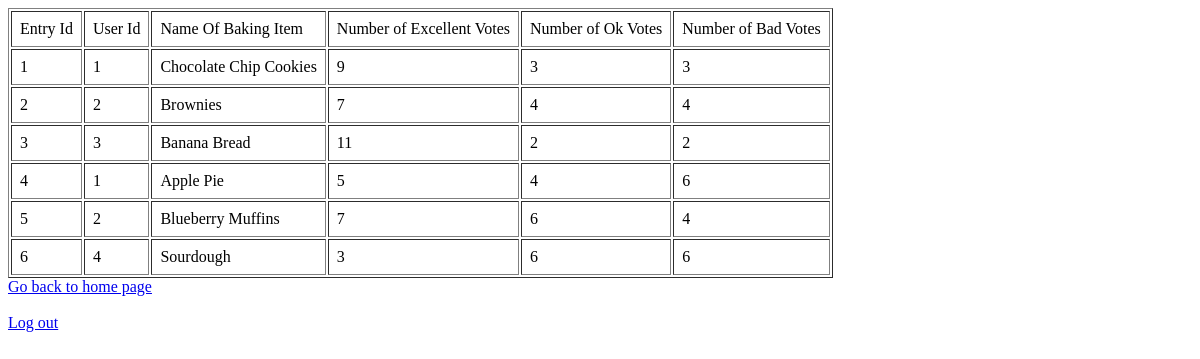
Page /contestResults (signed in) on the earlier database version.
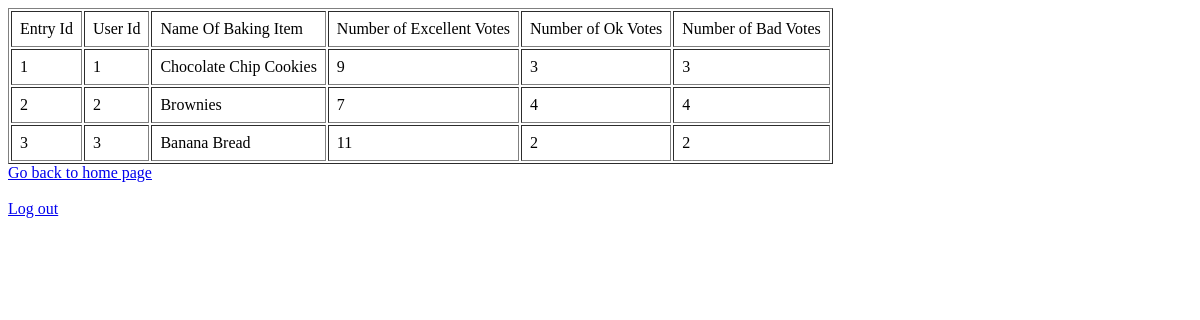
Same page on the later database version.
### tables this page shows
CREATE TABLE Contest (
                    Eid INTEGER PRIMARY KEY AUTOINCREMENT,
                    Uid INTEGER NOT NULL,
                    BakingItemName TEXT NOT NULL,
                    NumOfExcellentVotes INTEGER NOT NULL,
                    NumOfOkVotes INTEGER NOT NULL,
                    NumOfBadVotes INTEGER NOT NULL,
                    FOREIGN KEY (Uid) REFERENCES Users(Uid)
                        ON DELETE CASCADE ON UPDATE CASCADE
                    );

### flaskPages.py (the view)
@app.route('/contestResults')
def ContestResults():
    if not session.get('logged_in'):
        return render_template('login.html')
    elif not session.get('admin'):
        return render_template('pageNotFound.html', name=session['name'])
    else:
        conn = sqlite3.connect('usersAndContest.db')
        cur = conn.cursor()
        cur.execute('SELECT * FROM Contest')
        contestResults = cur.fetchall()
        conn.close()
        return render_template('contestResults.html', tableData = contestResults)

### templates/contestResults.html (shortened to what this page needs)
<!DOCTYPE html>
<html lang="en">
    <head>
    </head>
    <body>
        <table border="1" cellpadding="8">
            <tr>
                <td>Entry Id</td>
                <td>User Id</td>
                <td>Name Of Baking Item</td>
                <td>Number of Excellent Votes</td>
                <td>Number of Ok Votes</td>
                <td>Number of Bad Votes</td>
            </tr>
            {% for row in tableData %}
            <tr>
                {% for cell in row %}
                <td>{{ cell }}</td>
                {% endfor %}
            </tr>
            {% endfor %}
        </table>
        <a href="/">Go back to home page</a><br><br>
        <a href="/logout">Log out</a>
    </body>
</html>

Differences in the rows shown:
removed Contest: row "4" "1" "5" "4" "6", BakingItemName "Apple Pie"
removed Contest: row "5" "2" "7" "6" "4", BakingItemName "Blueberry Muffins"
removed Contest: row "6" "4" "3" "6" "6", BakingItemName "Sourdough"
